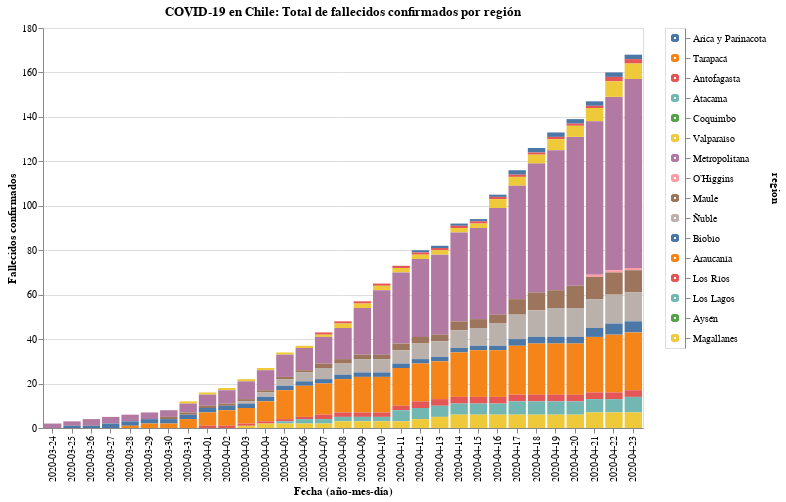

The notebook cell this image was saved under:
### Code cell
#hide
selection = alt.selection_multi(fields=['region'], on='mouseover')

color = alt.condition(selection,
                      alt.Color('region:N', sort=regiones, legend=None),
                      alt.value('lightgray'))

bars = alt.Chart(new_data).mark_bar().encode(
    x=alt.X('date:O', axis=alt.Axis(title='Fecha (año-mes-día)')),
    y=alt.Y('fallecidos', axis=alt.Axis(title='Fallecidos confirmados')),
    color=color,
    tooltip='fallecidos',
#     color=alt.Color('region:N', sort=regiones),
#     color=alt.condition(selection, 'region:N', sort=regiones, alt.value('lightgray')),
    order=alt.Order(
    # Sort the segments of the bars by this field
    'codigo region',
    sort='descending'
    )
    ).properties(
    title='COVID-19 en Chile: Total de fallecidos confirmados por región'
).add_selection(selection)


legend = alt.Chart(new_data).mark_point().encode(
    y=alt.Y('region:N', axis=alt.Axis(orient='right'), sort=regiones),
    color=color
).add_selection(
    selection
)

# text = bars.mark_text(
#     align='left',
#     baseline='middle',
#     dx=3  # Nudges text to right so it doesn't appear on top of the bar
# ).encode(
#     text='sum(pacientes):Q'
# )

# bars.configure_title(
#     fontSize=20,
#     font='Courier',
#     anchor='start',
#     color='gray'
# )

bars.properties(width=600, height=400) | legend

### Figure 1 — Vega-Lite specification as saved in the notebook (floating-point values rounded to 4 significant figures; data arrays with more than 128 entries replaced by an {"elided": "..."} marker saying what was removed)
{"config": {"view": {"continuousWidth": 400, "continuousHeight": 300}}, "hconcat": [{"mark": "bar", "encoding": {"color": {"condition": {"type": "nominal", "field": "region", "legend": null, "sort": ["Arica y Parinacota", "Tarapacá", "Antofagasta", "Atacama", "Coquimbo", "Valparaíso", "Metropolitana", "O’Higgins", "Maule", "Ñuble", "Biobío", "Araucanía", "Los Ríos", "Los Lagos", "Aysén", "Magallanes"], "selection": "selector005"}, "value": "lightgray"}, "order": {"type": "quantitative", "field": "codigo region", "sort": "descending"}, "tooltip": {"type": "quantitative", "field": "fallecidos"}, "x": {"type": "ordinal", "axis": {"title": "Fecha (año-mes-día)"}, "field": "date"}, "y": {"type": "quantitative", "axis": {"title": "Fallecidos confirmados"}, "field": "fallecidos"}}, "height": 400, "selection": {"selector005": {"type": "multi", "fields": ["region"], "on": "mouseover"}}, "title": "COVID-19 en Chile: Total de fallecidos confirmados por región", "width": 600}, {"mark": "point", "encoding": {"color": {"condition": {"type": "nominal", "field": "region", "legend": null, "sort": ["Arica y Parinacota", "Tarapacá", "Antofagasta", "Atacama", "Coquimbo", "Valparaíso", "Metropolitana", "O’Higgins", "Maule", "Ñuble", "Biobío", "Araucanía", "Los Ríos", "Los Lagos", "Aysén", "Magallanes"], "selection": "selector005"}, "value": "lightgray"}, "y": {"type": "nominal", "axis": {"orient": "right"}, "field": "region", "sort": ["Arica y Parinacota", "Tarapacá", "Antofagasta", "Atacama", "Coquimbo", "Valparaíso", "Metropolitana", "O’Higgins", "Maule", "Ñuble", "Biobío", "Araucanía", "Los Ríos", "Los Lagos", "Aysén", "Magallanes"]}}, "selection": {"selector005": {"type": "multi", "fields": ["region"], "on": "mouseover"}}}], "data": {"name": "data-8dabc2e2db696afabf5c2a639a211538"}, "$schema": "https://vega.github.io/schema/vega-lite/v4.8.1.json", "datasets": {"data-8dabc2e2db696afabf5c2a639a211538": {"elided": "496 records"}}}
